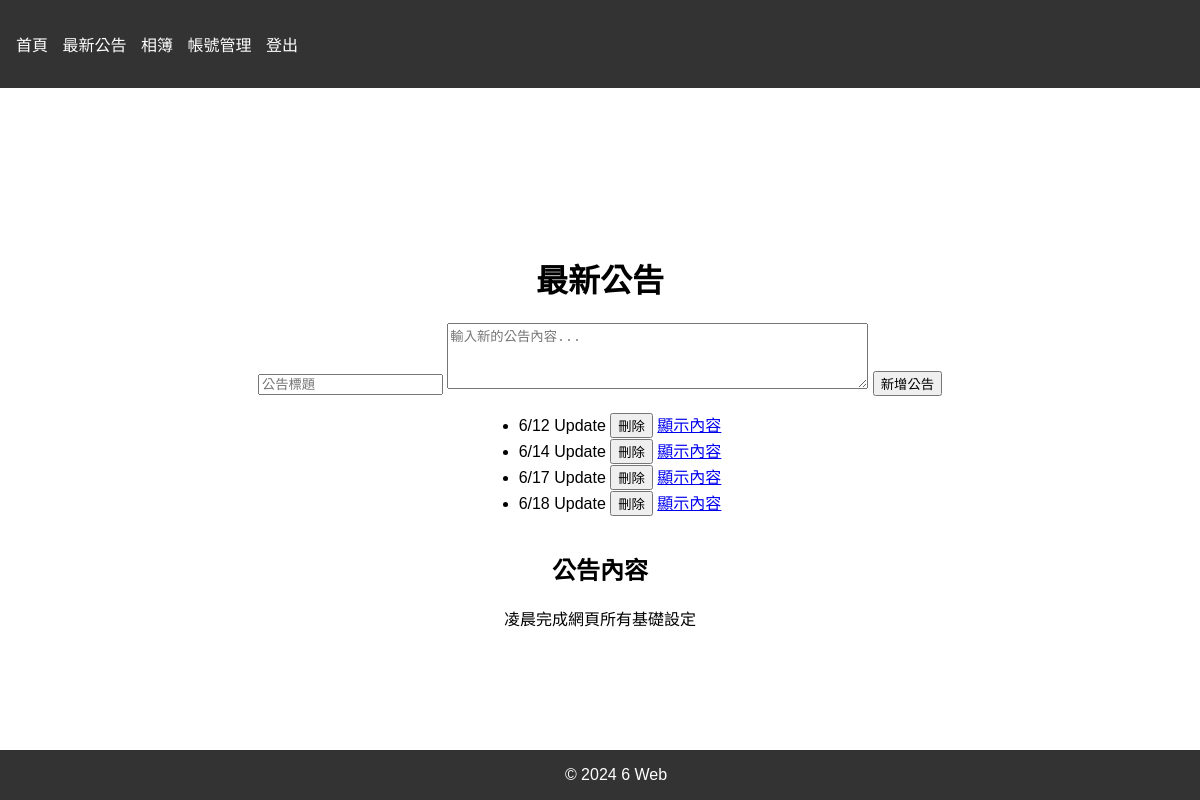
Page /announcements?view_content=4 (signed in) on the committed database.
### tables this page shows
CREATE TABLE announcements (id INTEGER PRIMARY KEY, title TEXT, content TEXT);

### app.py (the view, shortened to what this page needs)
@app.route('/announcements', methods=['GET', 'POST'])
@login_required
def announcements():
    conn = sqlite3.connect('database.db')
    c = conn.cursor()
    c.execute("SELECT id, title FROM announcements")
    announcements = c.fetchall()
    if 'view_content' in request.args:
        announcement_id = request.args.get('view_content')
        c.execute("SELECT content FROM announcements WHERE id = ?", (announcement_id,))
        content = c.fetchone()[0]
    else:
        content = None
    conn.close()
    return render_template('announcements.html', announcements=announcements, content=content)

### app.py (called while the page is built)
def login_required(f):
    @wraps(f)
    def decorated_function(*args, **kwargs):
        if 'logged_in' not in session:
            return redirect(url_for('show_time'))
        return f(*args, **kwargs)
    return decorated_function

### templates/announcements.html (shortened to what this page needs)
<!DOCTYPE html>
<html lang="zh-TW">
<head>
    <link rel="stylesheet" href="{{ url_for('static', filename='styles.css') }}">
</head>
<body>
    <header>
        <nav>
            <ul>
                <li><a href="{{ url_for('index') }}">首頁</a></li>
                <li><a href="{{ url_for('announcements') }}">最新公告</a></li>
                <li><a href="{{ url_for('album') }}">相簿</a></li>
                {% if session.get('is_admin') %}
                <li><a href="{{ url_for('account') }}">帳號管理</a></li>
                {% endif %}
                <li><a href="{{ url_for('logout') }}">登出</a></li>
            </ul>
        </nav>
    </header>
    <main>
        <h1>最新公告</h1>
        {% if session.get('is_admin') %}
        <form method="post" action="{{ url_for('announcements') }}">
            <input type="text" name="title" placeholder="公告標題">
            <textarea name="content" rows="4" cols="50" placeholder="輸入新的公告內容..."></textarea>
            <input type="submit" name="add" value="新增公告">
        </form>
        {% endif %}
        <ul>
            {% for announcement in announcements %}
            <li>
                {{ announcement[1] }}
                {% if session.get('is_admin') %}
                <form method="post" action="{{ url_for('announcements') }}" style="display: inline;">
                    <input type="submit" name="delete" value="刪除">
                </form>
                {% endif %}
                <a href="{{ url_for('announcements', view_content=announcement[0]) }}">顯示內容</a>
            </li>
            {% endfor %}
        </ul>
        {% if content %}
        <div class="content-view">
            <h2>公告內容</h2>
            <p>{{ content }}</p>
        </div>
        {% endif %}
    </main>
    <footer>
        &copy; 2024 6 Web
    </footer>
</body>
</html>

### static/styles.css (style rules this page uses)
body { font-family: Arial, sans-serif; margin: 0; padding: 0; box-sizing: border-box; }
header { background-color: #333; color: white; padding: 1em; }
nav ul { list-style: none; padding: 0; }
nav ul li { display: inline; margin-right: 10px; }
nav ul li a { color: white; text-decoration: none; }
main { display: flex; flex-direction: column; justify-content: center; align-items: center; min-height: 80vh; padding: 2em; text-align: center; }
footer { background-color: #333; color: white; text-align: center; padding: 1em; position: fixed; width: 100%; bottom: 0; }

### rows in the picture
announcements: title "6/12 Update"
announcements: title "6/14 Update"
announcements: title "6/17 Update"
announcements: title "6/18 Update", content "凌晨完成網頁所有基礎設定"
